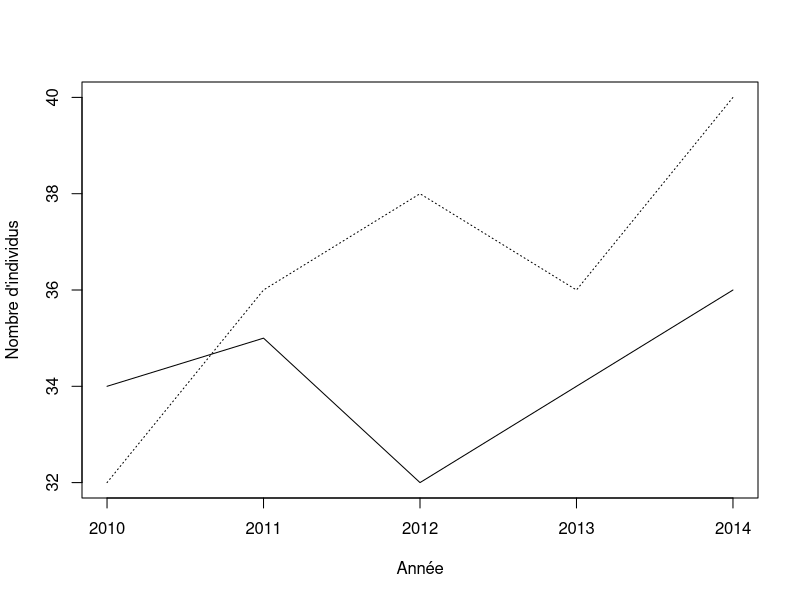
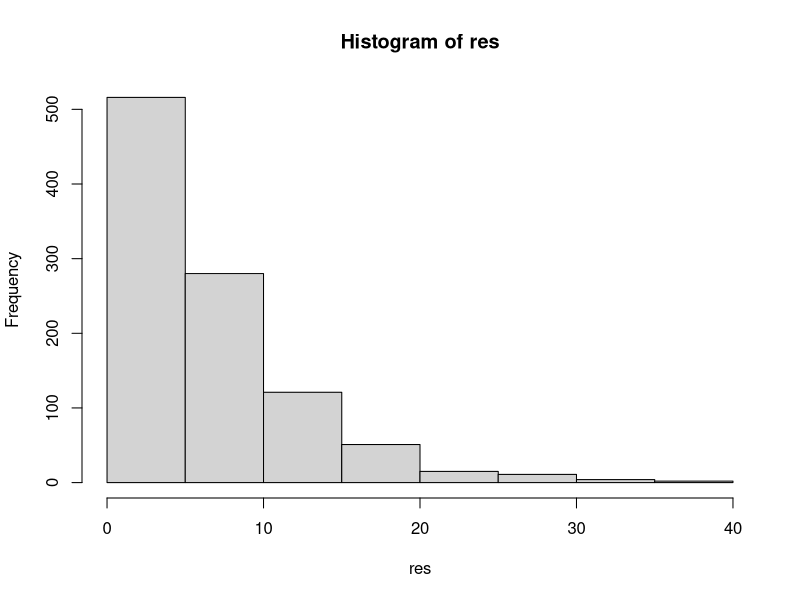
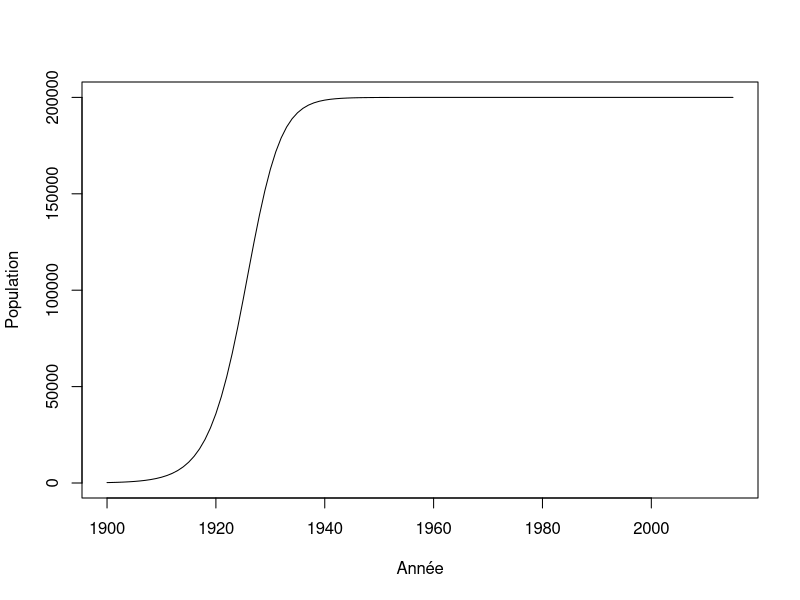

Source code (R) for these figures, in order:
## ---- chunk 1
donnees <- matrix(nr = 5, nc = 2)
donnees[,1] <- c(34,35,32,34,36)
donnees[,2] <- c(32,36,38,36,40)
an <- c(2010:2014)
head(donnees)
## ---- chunk 2
plot(an,donnees[,1],type = "l", xlab = "Année",ylab = "Nombre d'individus", ylim=c(32,40),cex=2)
lines(an,donnees[,2], lty = 3)
## ---- chunk 3
lambda <- matrix(nr = 4, nc = 2)
lambda[1,1] <- (donnees[2,1] - donnees[1,1]) / donnees[1,1]
## ---- chunk 4
lambda[2,1] <- (donnees[3,1] - donnees[2,1]) / donnees[2,1]
## ---- chunk 5
depart <- 1
fin <- 5
for(etape in depart:fin) {
    print(etape)
}
## ---- chunk 6
for(etape in c("Bonjour", "programmeurs", "en R")) {
    print(etape)
}
## ---- chunk 7
for(etape in 1:5) {
    print(etape*2)
}
## ---- chunk 8
for(F in -50:100) {
    cat("Pour F = ",F," on obtient C = ",(F - 32) *5/9, '\n')
}
## ---- chunk 9
test = runif(5, 0,1)
for(etape in 1:5) {
    print(test[etape])
}
## ---- chunk 10
test = runif(500, 0,1)
for(etape in 1:5) {
    print(test[etape * 5])
}
## ---- chunk 11
n = 1
for(etape in -2:5) {
    cat("etape = ",etape, " n = ",n, '\n')
    n <- n + 1
}
## ---- chunk 12
n <- 1
for(etape in 1:10) n <- n*etape
n
## ---- chunk 13
piece <- c("pile","face")
combinaison = "face-face"
while(combinaison != "pile-pile") {
    essai1 <- sample(piece, 1)
    essai2 <- sample(piece, 1)
    combinaison <- paste(essai1, "-" , essai2, sep = "")
    print(combinaison)
}
## ---- chunk 14
de <- c(1:6)
n_test <- 1000
res <- numeric(n_test)
for(i in 1:n_test) {
	n <- 1
	face <- 0
	while(face != 6) {
		face <- sample(de,1)
		n <- n + 1
	}
	res[i] <- n
}
mean(res)
hist(res)
## ---- chunk 15
r <- 0.3
N <- 220
K <- 200000
step <- 1
while(N < K/2) {
    N <- N + r * N * (1 - N/K)
    step <- step + 1
}
step
## ---- chunk 16
r <- 0.3
K <- 200000
n_steps <- 115
N <- numeric(n_steps+1)
N[1] <- 220

for(i in 2:(n_steps+1)) {
    N[i] <- N[i-1] + r * N[i-1] * (1 - N[i-1]/K)
}
## ---- chunk 17
plot(c(1900:2015), N, type = "l", xlab = "Année", ylab = "Population")
